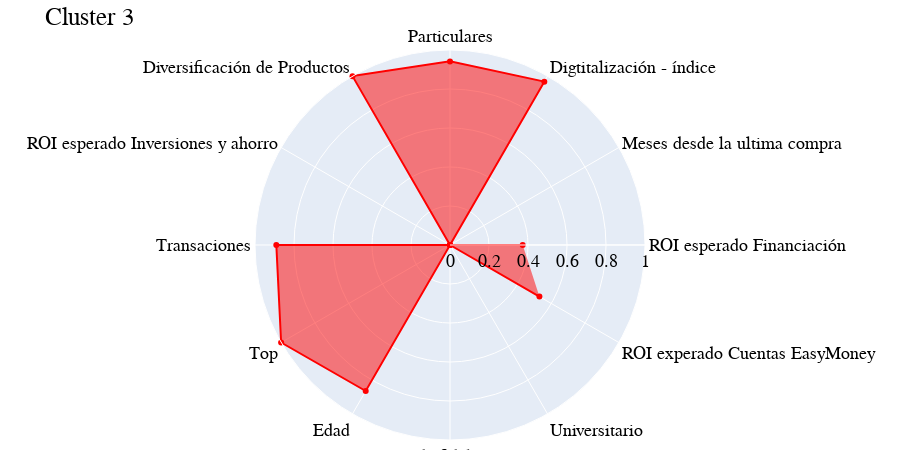

Here is the notebook cell this chart was saved with:
### Code cell
generar_grafico_radar(df_normalized_T.index, df_normalized_T[df_normalized_T.columns[3]],"Cluster 3","red")

### Figure 1 — Plotly figure (JSON) as saved in the notebook; plotly's stock layout.template omitted (floating-point values rounded to 4 significant figures)
{"data": [{"fill": "toself", "line": {"color": "red"}, "r": [0.3728, 0, 0.9673, 0.9416, 1, 0, 0.8907, 1, 0.8645, 0, 0, 0.5295], "theta": ["ROI esperado Financiación", "Meses desde la ultima compra", "Digtitalización - índice", "Particulares", "Diversificación de Productos", "ROI esperado Inversiones y ahorro", "Transaciones", "Top", "Edad", "GAP de fidelización", "Universitario", "ROI experado Cuentas EasyMoney"], "type": "scatterpolar"}], "layout": {"font": {"color": "black", "family": "Arial, sans-serif", "size": 18}, "height": 450, "margin": {"b": 10, "l": 30, "r": 30, "t": 50}, "polar": {"angularaxis": {"rotation": 0}, "radialaxis": {"range": [0, 1], "visible": true}}, "showlegend": false, "title": {"text": "Cluster 3"}, "width": 900}}
